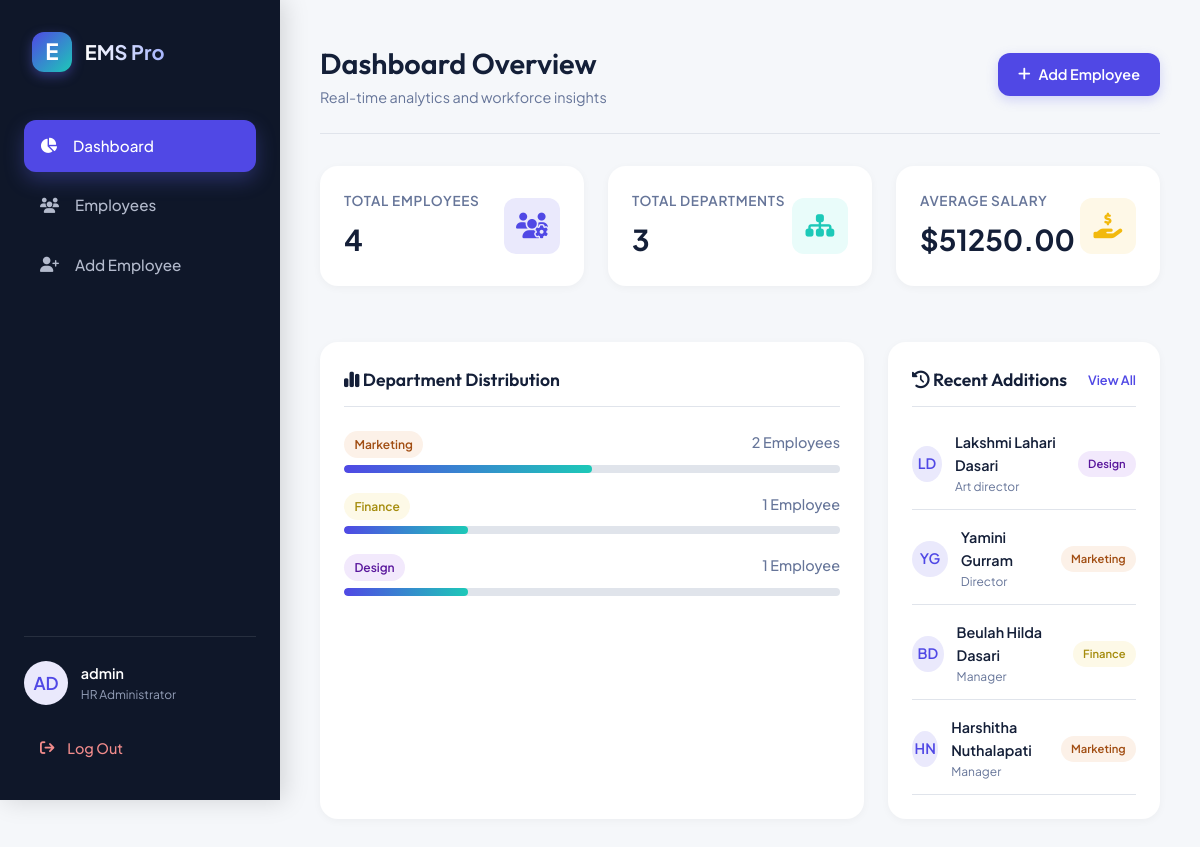
The app's page / (signed in) with its own data.
### employees/models.py (models this page shows, shortened)
class Employee(models.Model):
    DEPARTMENT_CHOICES = [
        ('Engineering', 'Engineering'),
        ('Human Resources', 'Human Resources'),
        ('Sales', 'Sales'),
        ('Marketing', 'Marketing'),
        ('Finance', 'Finance'),
        ('Operations', 'Operations'),
        ('Design', 'Design'),
    ]
    employee_id = models.CharField(max_length=10, unique=True, verbose_name="Employee ID")
    first_name = models.CharField(max_length=50, verbose_name="First Name")
    last_name = models.CharField(max_length=50, verbose_name="Last Name")
    email = models.EmailField(unique=True, verbose_name="Email Address")
    phone = models.CharField(max_length=15, verbose_name="Phone Number")
    department = models.CharField(max_length=50, choices=DEPARTMENT_CHOICES, verbose_name="Department")
    designation = models.CharField(max_length=100, verbose_name="Designation")
    salary = models.DecimalField(max_digits=10, decimal_places=2, verbose_name="Salary (USD)")
    date_of_joining = models.DateField(verbose_name="Date of Joining")
    address = models.TextField(blank=True, null=True, verbose_name="Address")
    class Meta:
        ordering = ['-date_of_joining']
    @property
    def get_full_name(self):
        return f"{self.first_name} {self.last_name}"

### employees/views.py (the view)
# urls.py: path('', views.dashboard, name='dashboard'),
@login_required
def dashboard(request):
    total_employees = Employee.objects.count()
    avg_salary_dict = Employee.objects.aggregate(avg=Avg('salary'))
    avg_salary = avg_salary_dict['avg'] or 0.0
    dept_distribution = Employee.objects.values('department').annotate(count=Count('id')).order_by('-count')
    recent_employees = Employee.objects.order_by('-date_of_joining')[:5]
    context = {
        'total_employees': total_employees,
        'avg_salary': avg_salary,
        'total_departments': len(dept_distribution),
        'dept_distribution': dept_distribution,
        'recent_employees': recent_employees,
        'active_tab': 'dashboard',
    }
    return render(request, 'employees/dashboard.html', context)

### employees/templates/employees/dashboard.html (shortened to what this page needs)
{% extends 'employees/base.html' %}
{% load static %}
{% block content %}
<div class="topbar">
    <div class="page-title">
        <h1>Dashboard Overview</h1>
        <p>Real-time analytics and workforce insights</p>
    </div>
    <div class="topbar-actions">
        <a href="{% url 'employee_add' %}" class="btn btn-primary">
            <i class="fa-solid fa-plus"></i> Add Employee
        </a>
    </div>
</div>
<div class="stats-grid">
    <div class="stat-card">
        <div class="stat-info">
            <span class="stat-label">Total Employees</span>
            <span class="stat-value">{{ total_employees }}</span>
        </div>
        <div class="stat-icon-wrapper primary">
            <i class="fa-solid fa-users-gear"></i>
        </div>
    </div>
    <div class="stat-card">
        <div class="stat-info">
            <span class="stat-label">Total Departments</span>
            <span class="stat-value">{{ total_departments }}</span>
        </div>
        <div class="stat-icon-wrapper secondary">
            <i class="fa-solid fa-sitemap"></i>
        </div>
    </div>
    <div class="stat-card">
        <div class="stat-info">
            <span class="stat-label">Average Salary</span>
            <span class="stat-value">${{ avg_salary|floatformat:2 }}</span>
        </div>
        <div class="stat-icon-wrapper warning">
            <i class="fa-solid fa-hand-holding-dollar"></i>
        </div>
    </div>
</div>
<div class="dashboard-grid" style="margin-top: 1.5rem;">
    <div class="panel">
        <div class="panel-header">
            <h3 class="panel-title"><i class="fa-solid fa-chart-simple"></i> Department Distribution</h3>
        </div>
        <div style="display: flex; flex-direction: column; gap: 1.25rem;">
            {% if dept_distribution %}
                {% for dept in dept_distribution %}
                <div>
                    <div style="display: flex; justify-content: space-between; font-size: 0.9rem; font-weight: 500; margin-bottom: 0.4rem;">
                        <span class="badge badge-{{ dept.department|lower|cut:' ' }}">{{ dept.department }}</span>
                        <span style="color: var(--text-secondary);">{{ dept.count }} Employee{{ dept.count|pluralize }}</span>
                    </div>
                    <div style="width: 100%; height: 8px; background-color: var(--border-color); border-radius: var(--radius-sm); overflow: hidden;">
                        <div style="width: {% widthratio dept.count total_employees 100 %}%; height: 100%; background: linear-gradient(90deg, var(--primary), var(--secondary)); border-radius: var(--radius-sm);"></div>
                    </div>
                </div>
                {% endfor %}
            {% else %}
                <div style="text-align: center; color: var(--text-secondary); padding: 2rem 0;">
                    <i class="fa-solid fa-folder-open" style="font-size: 2.5rem; margin-bottom: 1rem; opacity: 0.5;"></i>
                    <p>No department data available. Add employees to get started.</p>
                </div>
            {% endif %}
        </div>
    </div>
    <div class="panel">
        <div class="panel-header">
            <h3 class="panel-title"><i class="fa-solid fa-clock-rotate-left"></i> Recent Additions</h3>
            <a href="{% url 'employee_list' %}" style="font-size: 0.8rem; font-weight: 600; text-decoration: none; color: var(--primary);">View All</a>
        </div>
        <div style="display: flex; flex-direction: column; gap: 1rem;">
            {% if recent_employees %}
                {% for emp in recent_employees %}
                <div style="display: flex; align-items: center; justify-content: space-between; padding-bottom: 0.8rem; border-bottom: 1px solid var(--border-color);">
                    <div style="display: flex; align-items: center; gap: 0.8rem;">
                        <div class="avatar" style="width: 36px; height: 36px; font-size: 0.9rem;">
                            {{ emp.first_name|slice:":1"|upper }}{{ emp.last_name|slice:":1"|upper }}
                        </div>
                        <div style="display: flex; flex-direction: column;">
                            <span style="font-size: 0.9rem; font-weight: 600;">{{ emp.get_full_name }}</span>
                            <span style="font-size: 0.75rem; color: var(--text-secondary);">{{ emp.designation }}</span>
                        </div>
                    </div>
                    <span class="badge badge-{{ emp.department|lower|cut:' ' }}" style="font-size: 0.7rem;">{{ emp.department }}</span>
                </div>
                {% endfor %}
            {% else %}
                <div style="text-align: center; color: var(--text-secondary); padding: 2rem 0;">
                    <p>No recently added employees.</p>
                </div>
            {% endif %}
        </div>
    </div>
</div>
{% endblock %}

### employees/templates/employees/base.html (shortened to what this page needs)
{% load static %}
<!DOCTYPE html>
<html lang="en">
<head>
    <link rel="stylesheet" href="https://cdnjs.cloudflare.com/ajax/libs/font-awesome/6.4.0/css/all.min.css">
    <link rel="stylesheet" href="{% static 'employees/styles.css' %}">
</head>
<body>
    <div class="app-container">
        <aside class="sidebar" id="sidebar">
            <div class="brand-section">
                <div class="brand-logo">E</div>
                <div class="brand-name">EMS Pro</div>
            </div>
            <nav class="nav-links">
                <li class="nav-item {% if active_tab == 'dashboard' %}active{% endif %}">
                    <a href="{% url 'dashboard' %}">
                        <i class="fa-solid fa-chart-pie"></i>
                        <span>Dashboard</span>
                    </a>
                </li>
                <li class="nav-item {% if active_tab == 'employees' %}active{% endif %}">
                    <a href="{% url 'employee_list' %}">
                        <i class="fa-solid fa-users"></i>
                        <span>Employees</span>
                    </a>
                </li>
                <li class="nav-item {% if active_tab == 'add_employee' %}active{% endif %}">
                    <a href="{% url 'employee_add' %}">
                        <i class="fa-solid fa-user-plus"></i>
                        <span>Add Employee</span>
                    </a>
                </li>
            </nav>
            <div class="sidebar-footer">
                {% if user.is_authenticated %}
                <div class="user-profile-summary">
                    <div class="avatar">
                        {{ user.username|slice:":2"|upper }}
                    </div>
                    <div class="user-info">
                        <span class="user-name">{{ user.username }}</span>
                        <span class="user-role">HR Administrator</span>
                    </div>
                </div>
                <a href="{% url 'logout' %}" class="logout-btn">
                    <i class="fa-solid fa-arrow-right-from-bracket"></i>
                    <span>Log Out</span>
                </a>
                {% endif %}
            </div>
        </aside>
        <main class="main-content">
            {% block content %}{% endblock %}
        </main>
    </div>
</body>
</html>

### records on screen
Employee: first_name "L", last_name "D", get_full_name "Lakshmi Lahari Dasari", designation "Art director", department "Design"
Employee: first_name "Y", last_name "G", get_full_name "Yamini Gurram", designation "Director", department "Marketing"
Employee: first_name "B", last_name "D", get_full_name "Beulah Hilda Dasari", designation "Manager", department "Finance"
Employee: first_name "H", last_name "N", get_full_name "Harshitha Nuthalapati", designation "Manager", department "Marketing"

### other values on screen
{{ user.username|slice:":2"|upper }} "AD"
{{ user.username }} "admin"
{{ total_employees }} "4"
{{ total_departments }} "3"
{{ avg_salary|floatformat:2 }} "51250.00"
{{ dept.department }} "Marketing" "Finance" "Design"
{{ dept.count }} "2" "1" "1"
